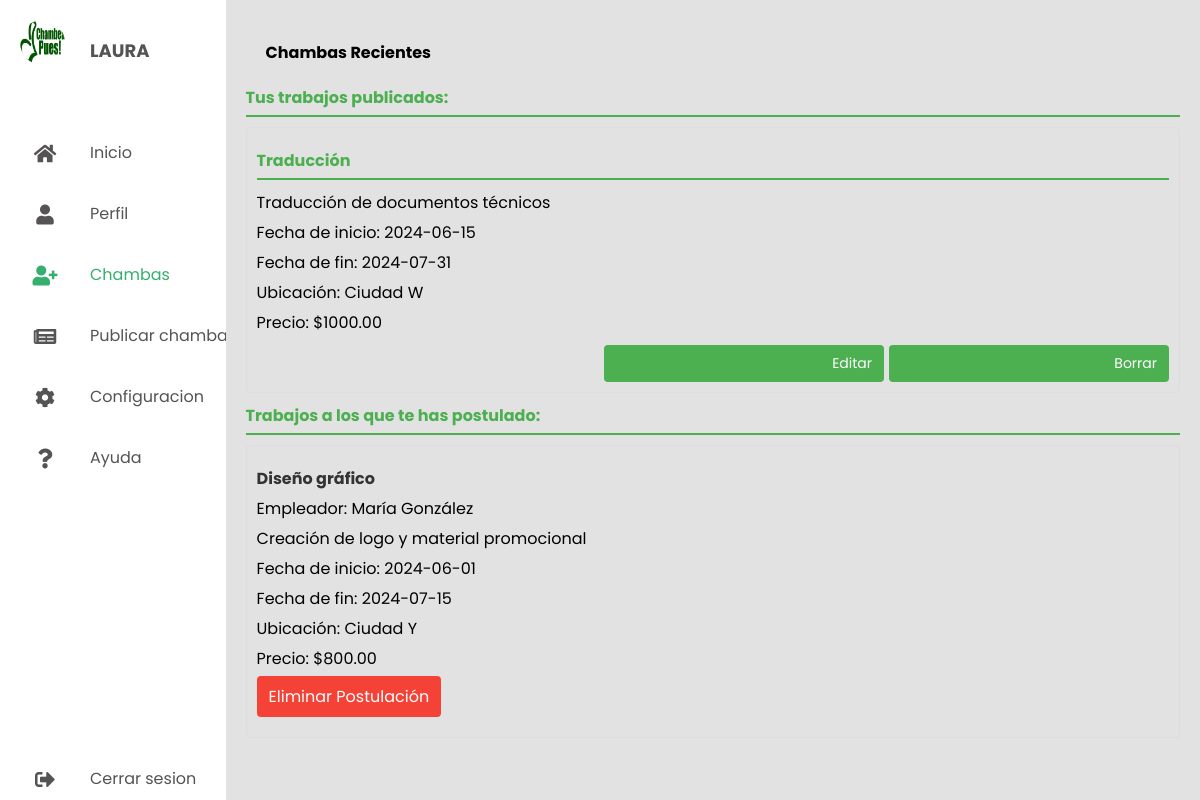
/chambas.php (signed in), run on the app's committed database.
### tables this page shows
CREATE TABLE `trabajos` (
    `trabajoID` INT PRIMARY KEY AUTO_INCREMENT,
    `foto` VARCHAR(255),
    `titulo` VARCHAR(255) NOT NULL,
    `descripcion` TEXT,
    `fecha_inicio` DATE,
    `fecha_fin` DATE,
    `ubicacion` VARCHAR(100),
    `precio` DECIMAL(10, 2),
    `empleadorID` INT,
    FOREIGN KEY (`empleadorID`) REFERENCES `usuarios`(`user_id`)
);

CREATE TABLE `usuarios` (
    `user_id` INT(11) PRIMARY KEY AUTO_INCREMENT,
    `nombre` VARCHAR(100),
    `apellido` VARCHAR(100),
    `edad` INT,
    `correo` VARCHAR(100) NOT NULL UNIQUE,
    `contrasena` VARCHAR(255) NOT NULL,
    `fecha_registro` TIMESTAMP,
    `estado` VARCHAR(255) NOT NULL
);

### chambas.php (the view, shortened to what this page needs)
<!DOCTYPE html>
<html lang="en">
<head>
    <link rel="stylesheet" href="style.css" />
    <link rel="stylesheet" href="https://cdnjs.cloudflare.com/ajax/libs/font-awesome/5.15.4/css/all.min.css" />
</head>
<body>
    <div class="container">
        <nav>
            <ul>
                <li><a href="" class="logo">
                        <img src="assets/logo chambea pues.png">
                        <span class="nav-item"><?php echo $_SESSION['nombre']?></span>
                    </a></li>
                <li><a href="inicio.php">
                        <i class="fas fa-home"></i>
                        <span class="nav-item">Inicio</span>
                    </a></li>
                <li><a href="perfil.php">
                        <i class="fas fa-user"></i>
                        <span class="nav-item">Perfil</span>
                    </a></li>
                <li><a href="chambas.php" style="color: #34AF6D;">
                        <i class="fas fa-user-plus"></i>
                        <span class="nav-item">Chambas</span>
                    </a></li>
                <li><a href="publicar.php">
                        <i class="fas fa-newspaper"></i>
                        <span class="nav-item">Publicar chamba</span>
                    </a></li>
                <li><a href="configracion.php">
                        <i class="fas fa-cog"></i>
                        <span class="nav-item">Configuracion</span>
                    </a></li>
                <li><a href="ayuda.php">
                        <i class="fas fa-question"></i>
                        <span class="nav-item">Ayuda</span>
                    </a></li>
                <li><a href="cerrar.php" class="logout">
                        <i class="fas fa-sign-out-alt"></i>
                        <span class="nav-item">Cerrar sesion</span>
                    </a></li>
            </ul>
        </nav>
        <section class="main">
            <div class="main-top">
                <h1>Chambas Recientes</h1>
            </div>
            <?php
include("config/conexion.php");
$user_id = $_SESSION['user_id'];
$sql = "SELECT trabajoID, titulo, descripcion, fecha_inicio, fecha_fin, ubicacion, precio FROM trabajos WHERE empleadorID = $user_id";
$result = $conexion->query($sql);
if ($result->num_rows > 0) {
    echo "<h2>Tus trabajos publicados:</h2>";
    while($row = $result->fetch_assoc()) {
        echo "<div class='job-card'>";
        echo "<div class='job-details'>";
        echo "<h2>" . $row['titulo'] . "</h2>";
        echo "<p>" . $row['descripcion'] . "</p>";
        echo "<p>Fecha de inicio: " . $row['fecha_inicio'] . "</p>";
        echo "<p>Fecha de fin: " . $row['fecha_fin'] . "</p>";
        echo "<p>Ubicación: " . $row['ubicacion'] . "</p>";
        echo "<p>Precio: $" . $row['precio'] . "</p>";
        echo "</div>";
        echo "<div class='button-container'>";
        echo "<a href='editar_trabajo.php?trabajoID=" . $row['trabajoID'] . "' class='edit-job-link'>Editar</a>";
        echo "<a href='borrar_trabajo.php?trabajoID=" . $row['trabajoID'] . "' class='delete-job-link'>Borrar</a>";
        echo "</div>";
        echo "</div>";
    }
?>
<?php
} else {
    echo "<p>No has publicado ningún trabajo.</p>";
}
?>
<?php
$usuario_id = $_SESSION['user_id'];
include("config/conexion.php");
$sql = "SELECT t.trabajoID, t.titulo, t.descripcion, t.fecha_inicio, t.fecha_fin, t.ubicacion, t.precio, u.nombre AS nombre_empleador, u.apellido AS apellido_empleador
        FROM trabajos AS t
        INNER JOIN tomar_chamba AS tc ON t.trabajoID = tc.trabajoID
        INNER JOIN usuarios AS u ON t.empleadorID = u.user_id
        WHERE tc.usuarioID = $usuario_id";
$result = $conexion->query($sql);
if ($result->num_rows > 0) {
    echo "<h2>Trabajos a los que te has postulado:</h2>";
    while($row = $result->fetch_assoc()) {
        echo "<div class='job-card'>";
        echo "<div class='job-details'>";
        echo "<h3>" . $row['titulo'] . "</h3>";
        echo "<p>Empleador: " . $row['nombre_empleador'] . " " . $row['apellido_empleador'] . "</p>";
        echo "<p>" . $row['descripcion'] . "</p>";
        echo "<p>Fecha de inicio: " . $row['fecha_inicio'] . "</p>";
        echo "<p>Fecha de fin: " . $row['fecha_fin'] . "</p>";
        echo "<p>Ubicación: " . $row['ubicacion'] . "</p>";
        echo "<p>Precio: $" . $row['precio'] . "</p>";
        echo "<form class='delete-application-form' action='eliminar_postulacion.php' method='POST'>";
        echo "<button class='delete-application-button' type='button'>Eliminar Postulación</button>";
        echo "</form>";
        echo "</div>";
        echo "</div>";
    }
} else {
    echo "<p>No te has postulado a ningún trabajo.</p>";
}
?>
</body>
</html>

### adm/css/style.css (style rules this page uses)
* { box-sizing: border-box; font-family: -apple-system, BlinkMacSystemFont, "segoe ui", roboto, oxygen, ubuntu, cantarell, "ira sans", "droid sans", "helvetica neue", Arial, sans-serif; font-size: 16px; -webkit-font-smoothing: antialiased; -moz-osx-font-smoothing: grayscale; }
body { background-color: #ffffff; }

### chambas.php (style rules this page uses)
* { margin: 0; padding: 0; outline: none; border: none; text-decoration: none; box-sizing: border-box; font-family: "Poppins", sans-serif; }
body { background: rgb(226, 226, 226); }
nav { position: sticky; top: 0; bottom: 0; height: 100vh; left: 0; width: 90px; background: #fff; overflow: hidden; transition: 1s; }
.logo { text-align: center; display: flex; margin: 10px 0 0 10px; padding-bottom: 3rem; }
.logo img { width: 45px; height: 45px; border-radius: 50%; }
.logo span { font-weight: bold; padding-left: 15px; font-size: 18px; text-transform: uppercase; }
a { position: relative; width: 280px; font-size: 14px; color: rgb(85, 83, 83); display: table; padding: 10px; }
nav .fas { position: relative; width: 70px; height: 40px; top: 20px; font-size: 20px; text-align: center; }
.nav-item { position: relative; top: 17px; margin-left: 10px; }
.logout { position: absolute; bottom: 0; }
.container { display: flex; }
.main { position: relative; padding: 20px; width: 100%; }
.main-top { display: flex; width: 100%; }
h1 { margin: 20px; }
h2 { color: #4CAF50; border-bottom: 2px solid #4CAF50; padding-bottom: 5px; margin-bottom: 10px; }
.job-card { border: 1px solid #ddd; margin-bottom: 10px; padding: 10px; border-radius: 4px; }
.job-details { margin-bottom: 10px; }
.job-details h3 { color: #333; margin-bottom: 5px; }
.job-details p { margin: 5px 0; }
.button-container { text-align: right; }
.button-container a { display: inline-block; background-color: #4CAF50; color: #fff; padding: 8px 12px; text-decoration: none; border-radius: 4px; margin-left: 5px; }
form { display: inline-block; }
form button { background-color: #f44336; color: #fff; padding: 8px 12px; border: none; cursor: pointer; border-radius: 4px; }

### data on the page
trabajos: titulo "Traducción", descripcion "Traducción de documentos técnicos", fecha_inicio "2024-06-15", fecha_fin "2024-07-31", ubicacion "Ciudad W", precio "1000.00"
trabajos: titulo "Diseño gráfico", empleadorID.nombre "María", empleadorID.apellido "González", descripcion "Creación de logo y material promocional", fecha_inicio "2024-06-01", fecha_fin "2024-07-15", ubicacion "Ciudad Y", precio "800.00"

### other printed values
$_SESSION['nombre'] "LAURA"
